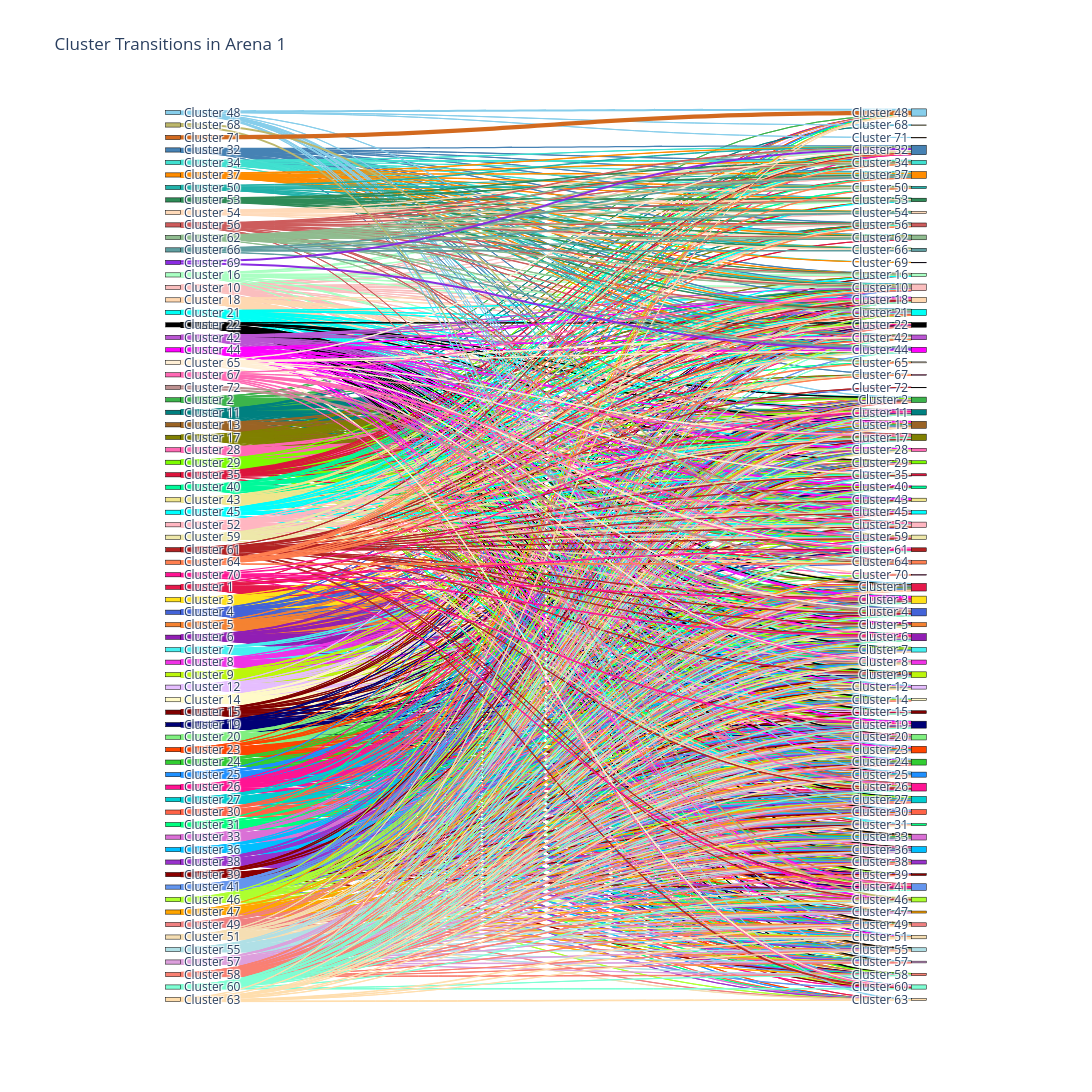
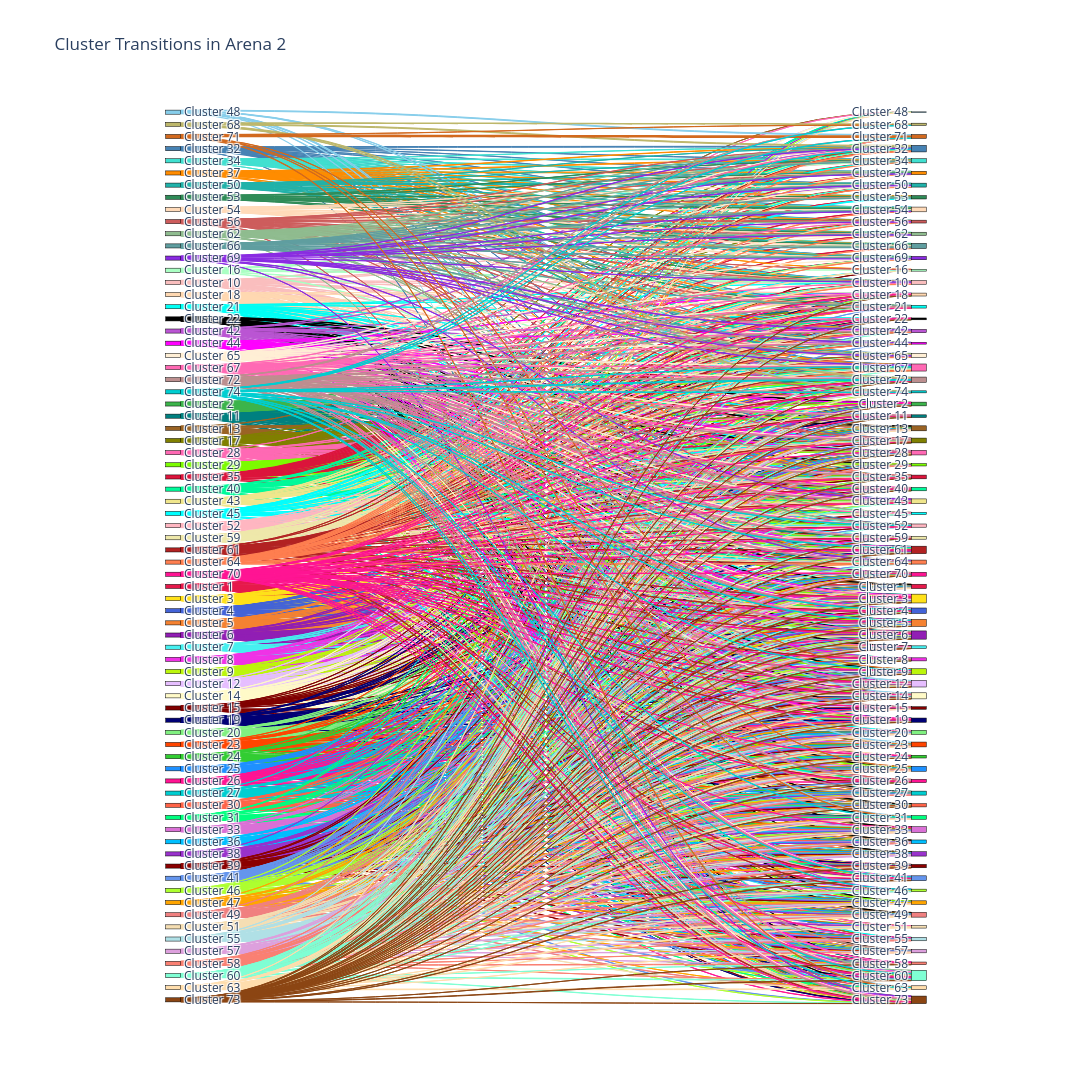
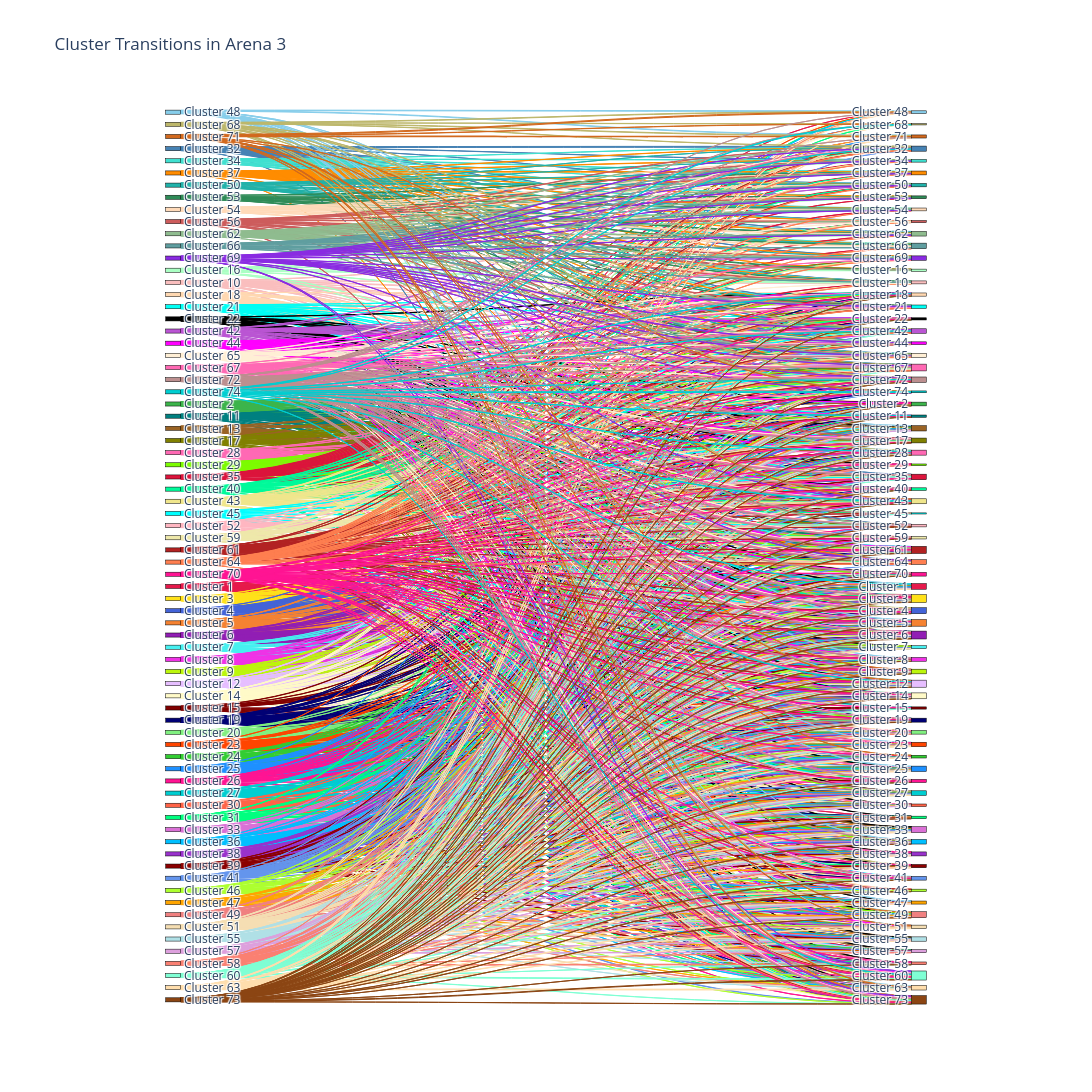
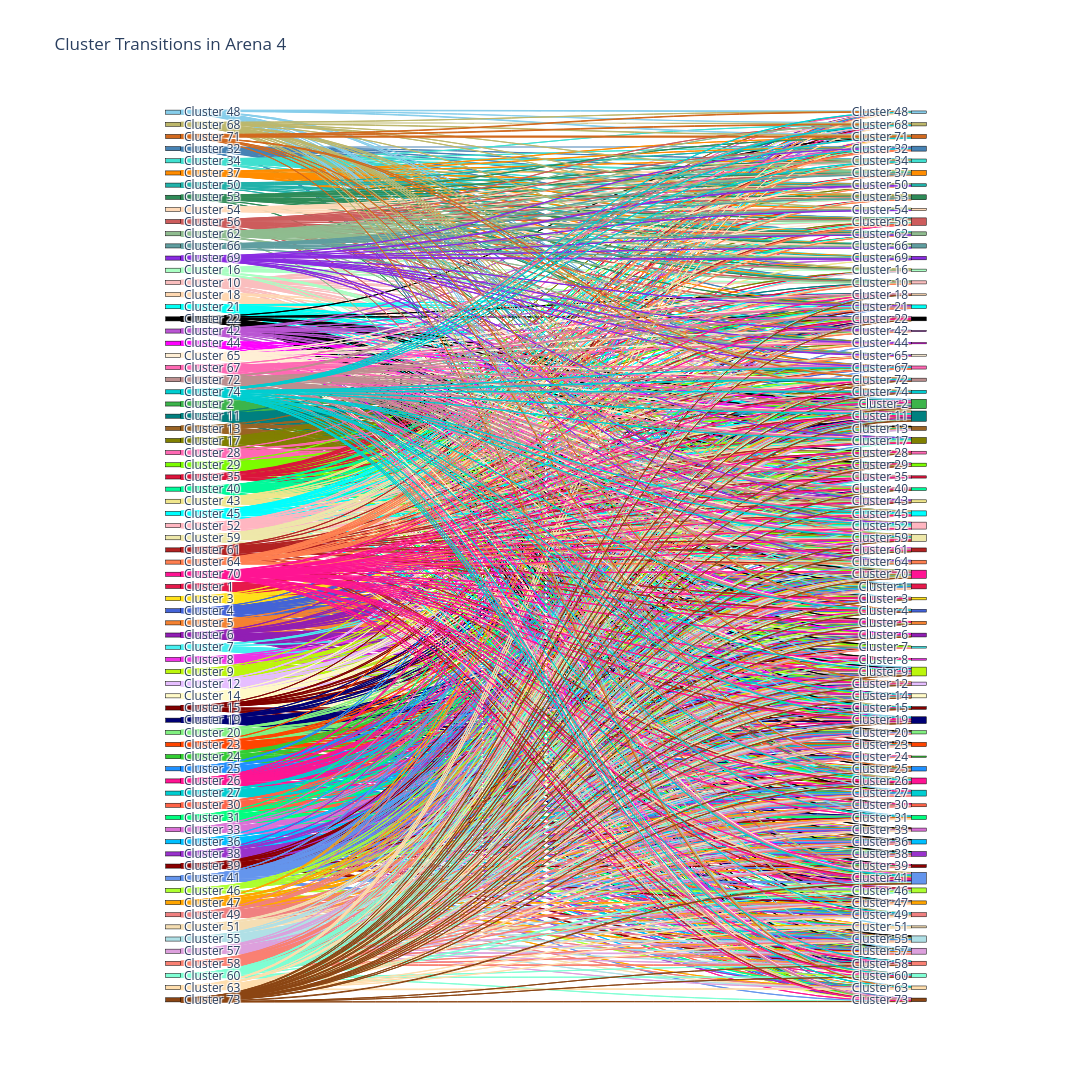

Here is the notebook cell these charts were saved with, in order:
### Code cell
data = pd.read_csv(os.path.join(arena_data_dir, 'arena_clusters.csv'))
data.rename(columns={'cluster': 'Cluster Index'}, inplace=True)
data.to_csv(os.path.join(arena_data_dir, 'arena_clusters.csv'), index=False)
grouped_clusters = pd.read_csv(os.path.join(arena_data_dir, '428_arena_grouped_clusters.csv'))

arena_bins = [0, 12000, 24000, 36000, 48000, 60000]
arena_labels = ['Arena 1', 'Arena 2', 'Arena 3', 'Arena 4', 'Arena 5']
data['Arena'] = pd.cut(data.index, bins=arena_bins, labels=arena_labels, right=False)

custom_colors = [
    "#e6194b", "#3cb44b", "#ffe119", "#4363d8", "#f58231", "#911eb4", "#46f0f0", "#f032e6",
    "#bcf60c", "#fabebe", "#008080", "#e6beff", "#9a6324", "#fffac8", "#800000", "#aaffc3",
    "#808000", "#ffd8b1", "#000075", "#80F080", "#00FFF5", "#000000", "#ff4500", "#32cd32",
    "#1e90ff", "#ff1493", "#00ced1", "#ff69b4", "#7cfc00", "#ff6347", "#00ff7f", "#4682b4",
    "#da70d6", "#40e0d0", "#dc143c", "#00bfff", "#ff8c00", "#9932cc", "#8b0000", "#00fa9a",
    "#6495ed", "#ba55d3", "#f0e68c", "#ff00ff", "#00ffff", "#adff2f", "#ffa500", "#87ceeb",
    "#f08080", "#20b2aa", "#f5deb3", "#ffb6c1", "#2e8b57", "#ffdab9", "#b0e0e6", "#cd5c5c",
    "#dda0dd", "#fa8072", "#eee8aa", "#7fffd4", "#b22222", "#8fbc8f", "#ffdead", "#ff7f50",
    "#ffefd5", "#5f9ea0", "#ff69b4", "#bdb76b", "#8a2be2", "#ff1493", "#d2691e", "#bc8f8f",
    "#8b4513", "#00ced1", "#b0c4de", "#ffe4e1", "#2f4f4f", "#696969", "#d2b48c", "#fafad2"
]


all_clusters = sorted(grouped_clusters['Cluster'].unique())
cluster_color_map = {cluster: custom_colors[i % len(custom_colors)] for i, cluster in enumerate(all_clusters)}

def create_cluster_sankey_by_arena(data, arena_name):
    data = data.copy()
    cluster_to_group = dict(zip(grouped_clusters['Cluster'], grouped_clusters['Group']))

    data['Next_Cluster'] = data['Cluster Index'].shift(-1)
    data = data.dropna(subset=['Cluster Index', 'Next_Cluster'])

    data['Cluster Index'] = data['Cluster Index'].astype(int)
    data['Next_Cluster'] = data['Next_Cluster'].astype(int)

    valid_clusters = set(cluster_to_group.keys())
    data = data[data['Cluster Index'].isin(valid_clusters) & data['Next_Cluster'].isin(valid_clusters)]

    data['Group'] = data['Cluster Index'].map(cluster_to_group)
    data['Next_Group'] = data['Next_Cluster'].map(cluster_to_group)

    used_clusters = sorted(set(data['Cluster Index']).union(set(data['Next_Cluster'])), key=lambda c: (cluster_to_group[c], c))
    cluster_labels = [f"Cluster {c}" for c in used_clusters]
    label_indices = {c: i for i, c in enumerate(used_clusters)}
    n = len(used_clusters)

    transition_counts = data.groupby(['Cluster Index', 'Next_Cluster']).size().unstack(fill_value=0)
    transition_probs = transition_counts.div(transition_counts.sum(axis=1), axis=0)

    source, target, values, colors = [], [], [], []

    for src in transition_probs.index:
        for tgt in transition_probs.columns:
            prob = transition_probs.at[src, tgt]
            if prob > 0:
                source.append(label_indices[src])
                target.append(label_indices[tgt] + n)
                values.append(prob)
                colors.append(cluster_color_map[src])

    transitions = data[['Cluster Index', 'Next_Cluster']]
    cluster_outgoing_counts = transitions.groupby('Cluster Index').size()
    cluster_incoming_counts = transitions.groupby('Next_Cluster').size()

    print(f"\n--- Incoming and Outgoing Counts for {arena_name} ---")
    for cluster in used_clusters:
        incoming = cluster_incoming_counts.get(cluster, 0)
        outgoing = cluster_outgoing_counts.get(cluster, 0)
        print(f"Cluster {cluster}: Incoming = {incoming}, Outgoing = {outgoing}")

    y_spacing = 1.0 / (n + 1)
    y_positions = [y_spacing * (i + 1) for i in range(n)] * 2
    x_positions = [0.1] * n + [0.9] * n
    full_labels = cluster_labels * 2
    node_colors = [cluster_color_map[c] for c in used_clusters] * 2

    fig = go.Figure(go.Sankey(
        node=dict(
            pad=20,
            thickness=15,
            line=dict(color="black", width=0.5),
            label=full_labels,
            color=node_colors,
            x=x_positions,
            y=y_positions
        ),
        link=dict(
            source=source,
            target=target,
            value=values,
            color=colors
        )
    ))

    fig.update_layout(
        title_text=f"Cluster Transitions in {arena_name}",
        font_size=12,
        height=1200,
        width=1200
    )
    fig.show()

arena_list = data['Arena'].dropna().unique()
for arena in arena_list:
    create_cluster_sankey_by_arena(data[data['Arena'] == arena], arena)

create_cluster_sankey_by_arena(data, "All Arenas")

### Figure 1 — Plotly figure (JSON) as saved in the notebook; plotly's stock layout.template omitted (floating-point values rounded to 4 significant figures; data arrays with more than 128 entries replaced by an {"elided": "..."} marker saying what was removed)
{"data": [{"link": {"color": {"elided": "1653 str values"}, "source": {"elided": "1653 int values"}, "target": {"elided": "1653 int values"}, "value": {"elided": "1653 float values"}}, "node": {"color": {"elided": "144 str values"}, "label": {"elided": "144 str values"}, "line": {"color": "black", "width": 0.5}, "pad": 20, "thickness": 15, "x": {"elided": "144 float values"}, "y": {"elided": "144 float values"}}, "type": "sankey"}], "layout": {"font": {"size": 12}, "height": 1200, "title": {"text": "Cluster Transitions in Arena 1"}, "width": 1200}}

### Figure 2 — Plotly figure (JSON) as saved in the notebook; plotly's stock layout.template omitted (floating-point values rounded to 4 significant figures; data arrays with more than 128 entries replaced by an {"elided": "..."} marker saying what was removed)
{"data": [{"link": {"color": {"elided": "1879 str values"}, "source": {"elided": "1879 int values"}, "target": {"elided": "1879 int values"}, "value": {"elided": "1879 float values"}}, "node": {"color": {"elided": "148 str values"}, "label": {"elided": "148 str values"}, "line": {"color": "black", "width": 0.5}, "pad": 20, "thickness": 15, "x": {"elided": "148 float values"}, "y": {"elided": "148 float values"}}, "type": "sankey"}], "layout": {"font": {"size": 12}, "height": 1200, "title": {"text": "Cluster Transitions in Arena 2"}, "width": 1200}}

### Figure 3 — Plotly figure (JSON) as saved in the notebook; plotly's stock layout.template omitted (floating-point values rounded to 4 significant figures; data arrays with more than 128 entries replaced by an {"elided": "..."} marker saying what was removed)
{"data": [{"link": {"color": {"elided": "1885 str values"}, "source": {"elided": "1885 int values"}, "target": {"elided": "1885 int values"}, "value": {"elided": "1885 float values"}}, "node": {"color": {"elided": "148 str values"}, "label": {"elided": "148 str values"}, "line": {"color": "black", "width": 0.5}, "pad": 20, "thickness": 15, "x": {"elided": "148 float values"}, "y": {"elided": "148 float values"}}, "type": "sankey"}], "layout": {"font": {"size": 12}, "height": 1200, "title": {"text": "Cluster Transitions in Arena 3"}, "width": 1200}}

### Figure 4 — Plotly figure (JSON) as saved in the notebook; plotly's stock layout.template omitted (floating-point values rounded to 4 significant figures; data arrays with more than 128 entries replaced by an {"elided": "..."} marker saying what was removed)
{"data": [{"link": {"color": {"elided": "1795 str values"}, "source": {"elided": "1795 int values"}, "target": {"elided": "1795 int values"}, "value": {"elided": "1795 float values"}}, "node": {"color": {"elided": "148 str values"}, "label": {"elided": "148 str values"}, "line": {"color": "black", "width": 0.5}, "pad": 20, "thickness": 15, "x": {"elided": "148 float values"}, "y": {"elided": "148 float values"}}, "type": "sankey"}], "layout": {"font": {"size": 12}, "height": 1200, "title": {"text": "Cluster Transitions in Arena 4"}, "width": 1200}}
